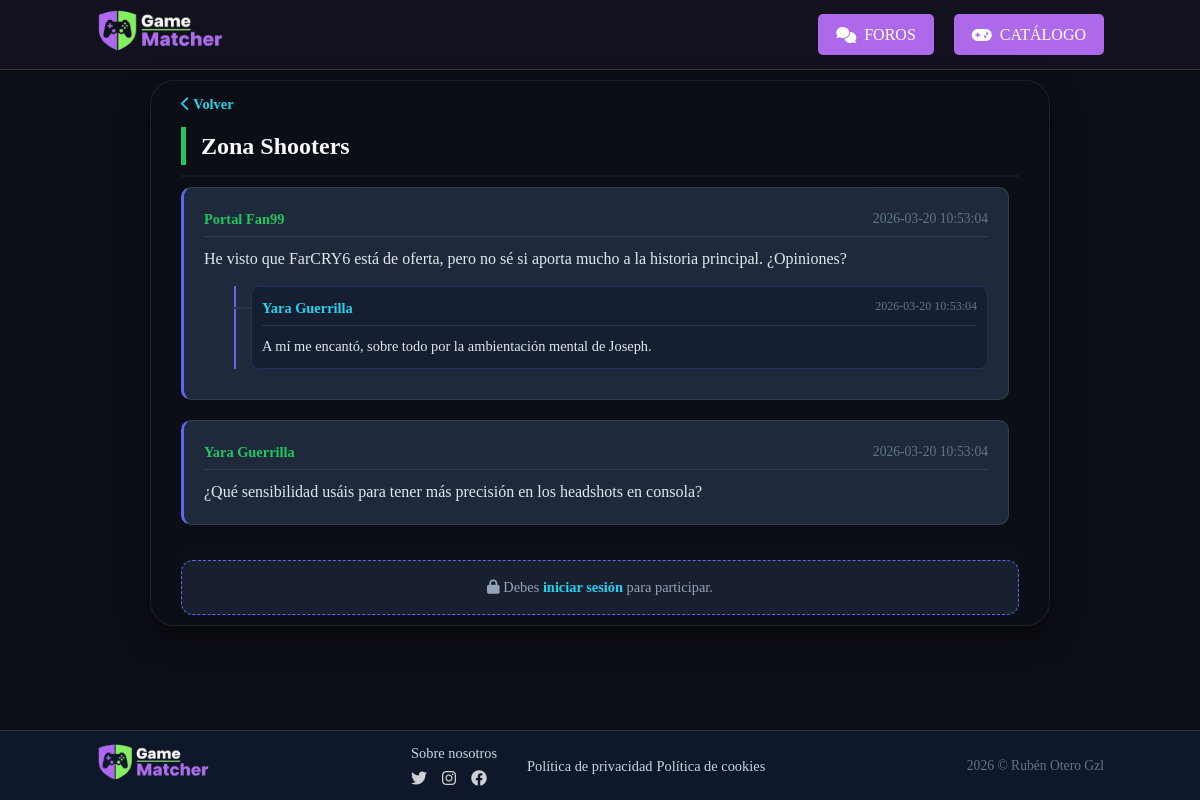
Page /index.php?controller=Foro&action=ver&id=2 on the committed database.
### tables this page shows
CREATE TABLE `FORO` (
  `id_foro` int NOT NULL,
  `titulo` varchar(255) NOT NULL,
  `descripcion` text,
  `tipo_entidad` enum('juego','categoria','global') NOT NULL,
  `relacion_id` int DEFAULT NULL,
  `data_creacion` timestamp NULL DEFAULT CURRENT_TIMESTAMP,
  `data_edicion` timestamp NULL DEFAULT NULL ON UPDATE CURRENT_TIMESTAMP
);

CREATE TABLE `POST` (
  `id_post` int NOT NULL,
  `id_foro` int NOT NULL,
  `id_usuario` int NOT NULL,
  `titulo` varchar(255) NOT NULL,
  `contido` text,
  `data_publicacion` timestamp NULL DEFAULT CURRENT_TIMESTAMP,
  `data_edicion` timestamp NULL DEFAULT NULL ON UPDATE CURRENT_TIMESTAMP
);

CREATE TABLE `USUARIO` (
  `id_usuario` int NOT NULL,
  `nombre` varchar(100) NOT NULL,
  `contrasenha` varchar(255) NOT NULL,
  `email` varchar(150) NOT NULL,
  `tipo_usuario` enum('free','premium','admin') DEFAULT 'free',
  `stripe_customer_id` varchar(255) DEFAULT NULL,
  `estado_suscripcion_id` int DEFAULT '0',
  `activo` tinyint(1) DEFAULT '1',
  `data_rexistro` timestamp NULL DEFAULT CURRENT_TIMESTAMP
);

CREATE TABLE `COMENTARIO` (
  `id_comentario` int NOT NULL,
  `id_post` int NOT NULL,
  `id_usuario` int NOT NULL,
  `contenido` text NOT NULL,
  `data_publicacion` timestamp NULL DEFAULT CURRENT_TIMESTAMP,
  `data_edicion` timestamp NULL DEFAULT NULL ON UPDATE CURRENT_TIMESTAMP
);

### app/controller/ForoController.php (called while the page is built, shortened)
<?php
require_once MODEL_PATH . "Foro.php";
class ForoController
{
    private $model;
    public function __construct()
    {
        $this->model = new Foro();
    }
    public function ver()
    {
        $id_foro = filter_input(INPUT_GET, 'id', FILTER_VALIDATE_INT);
        $foro = $this->model->getForoById($id_foro);
        $mensajes = $this->model->getMensajesEstructurados($id_foro);
        include_once VIEW_PATH . "detalle_foro.php";
    }
}

### app/model/Conexion.php (called while the page is built, shortened)
<?php
class Conexion {
    public function conectar() {
        try {
            $pdo = new PDO(DSN,USER,PASS);
            return $pdo;
        } catch (PDOException $e) {
            die("Error crítico: " . $e->getMessage());
        }
    }
}

### app/model/Foro.php (called while the page is built, shortened)
<?php
require_once __DIR__ . '/Conexion.php';
class Foro
{
    private $db;
    public function __construct()
    {
        $this->db = (new Conexion())->conectar();
    }
    public function getForoById($id)
    {
        $sql = "SELECT * FROM FORO WHERE id_foro = ?";
        $stmt = $this->db->prepare($sql);
        $stmt->execute([$id]);
        return $stmt->fetch(PDO::FETCH_ASSOC);
    }
    public function getMensajesEstructurados($id_foro)
    {
        $sql = "SELECT p.id_post, p.id_usuario, p.contido as contenido, u.nombre, p.data_publicacion as fecha
        FROM POST p
        JOIN USUARIO u ON p.id_usuario = u.id_usuario
        WHERE p.id_foro = ?
        ORDER BY p.data_publicacion DESC";
        $stmt = $this->db->prepare($sql);
        $stmt->execute([$id_foro]);
        $posts = $stmt->fetchAll(PDO::FETCH_ASSOC);
        foreach ($posts as &$post) {
            $sql_comentarios = "SELECT c.id_comentario AS id_post, c.id_usuario, c.contenido, u.nombre, c.data_publicacion as fecha
                        FROM COMENTARIO c
                        JOIN USUARIO u ON c.id_usuario = u.id_usuario
                        WHERE c.id_post = ?
                        ORDER BY c.data_publicacion ASC";
            $stmt_com = $this->db->prepare($sql_comentarios);
            $stmt_com->execute([$post['id_post']]);
            $post['respuestas'] = $stmt_com->fetchAll(PDO::FETCH_ASSOC);
        }
        return $posts;
    }
}

### app/view/detalle_foro.php (the view, shortened to what this page needs)
<!DOCTYPE html>
<html lang="es">
<head>
    <link rel="stylesheet" href="assets/css/detalle_foro.css">
    <link rel="stylesheet" href="https://cdnjs.cloudflare.com/ajax/libs/font-awesome/6.0.0/css/all.min.css">
</head>
<body class="detail-page">
    <div class="desktop-only">
        <header class="main-header">
            <div class="logo">
                <a href="index.php?controller=Main&action=principal">
                    <img src="assets/img/logo.png" alt="GameMatcher Logo">
                </a>
            </div>
            <nav class="nav-menu">
                <a href="index.php?controller=Foro&action=listar" class="btn-header-alt"><i class="fas fa-comments"></i> FOROS</a>
                <a href="index.php?controller=Games&action=catalogo" class="btn-header-alt"><i class="fas fa-gamepad"></i> CATÁLOGO</a>
            </nav>
        </header>
        <main class="container">
            <section class="foro-main-card">
                <div class="foro-header-detail">
                    <a href="index.php?controller=Foro&action=listar" class="btn-back"><i class="fas fa-chevron-left"></i> Volver</a>
                    <h1><?= htmlspecialchars($foro['titulo']); ?></h1>
                </div>
                <div class="mensajes-wrapper">
                    <?php if (empty($mensajes)): ?>
                        <div class="empty-state">
                            <i class="fas fa-comment-dots"></i>
                            <p>¡Aún no hay mensajes! Sé el primero en abrir el debate.</p>
                        </div>
                    <?php else: ?>
                        <?php foreach ($mensajes as $m): ?>
                            <div class="post-card">
                                <div class="post-meta">
                                    <span class="post-author"><?= htmlspecialchars($m['nombre']) ?></span>
                                    <span class="post-date"><?= htmlspecialchars($m['fecha']) ?></span>
                                </div>
                                <div class="post-body" id="contenido-<?= $m['id_post'] ?>">
                                    <?= nl2br(htmlspecialchars($m['contenido'])) ?>
                                </div>
                                <?php if (!empty($m['respuestas'])): ?>
                                    <div class="respuestas-hilo" style="margin-left: 30px; margin-top: 15px; border-left: 2px solid var(--gamer-purple); padding-left: 15px;">
                                        <?php foreach ($m['respuestas'] as $r): ?>
                                            <div class="reply-card" style="background: rgba(255,255,255,0.02); padding: 10px; border-radius: 8px; margin-bottom: 10px;">
                                                <div class="post-meta" style="font-size: 0.75rem;">
                                                    <span class="post-author" style="color: var(--gamer-cyan) !important;"><?= htmlspecialchars($r['nombre']) ?></span>
                                                    <span class="post-date"><?= htmlspecialchars($m['fecha']) ?></span>
                                                </div>
                                                <div class="post-body" style="font-size: 0.9rem;" id="contenido-<?= $r['id_post'] ?>"> <?= nl2br(htmlspecialchars($r['contenido'])) ?>
                                                </div>
                                            </div>
                                        <?php endforeach; ?>
                                    </div>
                                <?php endif; ?>
                            </div>
                        <?php endforeach; ?>
                    <?php endif; ?>
                </div>
                <div class="reply-area">
                    <?php if (isset($_SESSION['id_usuario'])): ?>
                        <div id="form-mode-indicator" style="display:none; color: var(--gamer-cyan); margin-bottom: 10px; font-size: 0.9rem;">
                            <span id="mode-text"></span>
                            <button type="button" onclick="resetForm()" style="color: #ff4444; background: none; border: none; cursor: pointer; margin-left: 10px;">[Cancelar]</button>
                        </div>
                        <form id="foro-form" action="index.php?controller=Foro&action=postear" method="POST">
                            <input type="hidden" name="id_foro" value="<?= $foro['id_foro']; ?>">
                            <input type="hidden" name="id_post" id="form-target-id" value=""> <input type="hidden" name="id_post_padre" id="id_post_padre" value="">
                            <div id="title-container-desktop">
                                <input type="text" name="titulo" id="post-title" placeholder="Título del debate..." required
                                    style="width: 100%; padding: 12px; margin-bottom: 10px; border-radius: 8px; background: rgba(255,255,255,0.05); border: 1px solid var(--gamer-purple); color: white; outline: none;">
                            </div>
                            <textarea name="contenido" id="main-textarea" placeholder="¿Qué está pasando?" required></textarea>
                            <button type="submit" id="submit-btn" class="btn-enviar">PUBLICAR <i class="fas fa-paper-plane"></i></button>
                        </form>
                    <?php else: ?>
                        <div class="login-required-notice">
                            <p><i class="fas fa-lock"></i> Debes <a href="index.php?controller=User&action=login">iniciar sesión</a> para participar.</p>
                        </div>
                    <?php endif; ?>
                </div>
            </section>
        </main>
        <?php include_once("footer_desktop.php"); ?>
    </div>
</body>
</html>

### assets/css/detalle_foro.css (style rules this page uses)
:root { --bg-dark-core: #0d0f17; --gamer-purple: #6366f1; --gamer-pink: #d946ef; --gamer-cyan: #22d3ee; --gamer-green: #22c55e; --gamer-dark-blue: #1e293b; --card-glass: rgba(13, 15, 23, 0.95); --text-neon: #e2e8f0; --text-main: #f8fafc; --text-dim: #94a3b8; --neon-shadow: 0 0 15px rgba(139, 92, 246, 0.4); --border-soft: rgba(255, 255, 255, 0.08); }
body.detail-page { background-color: var(--bg-dark-core); color: var(--text-main); margin: 0; font-family: inherit; }
.foro-main-card { width: 100%; max-width: 900px; margin: 10px auto; background: var(--card-glass); backdrop-filter: blur(10px); border: 1px solid var(--border-soft); border-radius: 24px; padding: 10px 30px 10px 30px; box-shadow: 0 10px 30px rgba(0, 0, 0, 0.5); box-sizing: border-box; }
.foro-header-detail { border-bottom: 2px solid rgba(255, 255, 255, 0.05); padding-bottom: 10px; margin-bottom: 10px; max-height: fit-content; }
.foro-header-detail h1 { font-size: 1.5rem; font-weight: 900; margin-top: 10px; color: var(--text-main); border-left: 5px solid var(--gamer-green); padding-left: 15px; }
.btn-back { text-decoration: none; color: var(--gamer-cyan); font-weight: bold; font-size: 0.9rem; transition: 0.3s; }
.post-card { background: #1e293b; border: 1px solid rgba(255, 255, 255, 0.1); border-left: 3px solid var(--gamer-purple); border-radius: 10px; padding: 20px; margin-bottom: 20px; transition: background 0.2s; }
.desktop-only { max-height: 100vh; }
.container { padding: 0; display: flex; flex: 1; }
.post-meta { display: flex; justify-content: space-between; font-size: 0.85rem; margin-bottom: 10px; border-bottom: 1px solid rgba(255, 255, 255, 0.1); padding-bottom: 5px; }
.post-author { font-weight: bold; color: #22c55e !important; font-size: 0.9rem; }
.post-date { color: #64748b; }
.post-body { color: var(--text-neon); line-height: 1.5; }
.reply-area, .mobile-reply { margin-top: 5px; }
.respuestas-hilo { margin-left: 40px; margin-top: 10px; border-left: 2px solid #6366f1; padding-left: 20px; }
.reply-card { background: rgba(15, 23, 42, 0.5) !important; border: 1px solid var(--border-soft); border-radius: 8px; padding: 12px; margin-bottom: 8px; margin-top: 10px; position: relative; border: 1px solid rgba(99, 102, 241, 0.2); }
.reply-card::before { content: ""; position: absolute; left: -20px; top: 20px; width: 20px; height: 2px; background: #2d3748; }
.mensajes-wrapper { max-height: 45vh; overflow-y: auto; padding-right: 10px; scrollbar-width: thin; scrollbar-color: var(--gamer-purple) transparent; scroll-behavior: smooth; }
.reply-area { padding-top: 10px; background: var(--card-glass); }
.login-required-notice { background: rgba(30, 41, 59, 0.7); border: 1px dashed var(--gamer-purple); border-radius: 12px; padding: 15px; text-align: center; color: var(--text-dim); font-size: 0.9rem; }
.login-required-notice a { color: var(--gamer-cyan); text-decoration: none; font-weight: bold; border-bottom: 1px solid transparent; transition: 0.3s; }

### assets/css/lista_foros.css (style rules this page uses)
:root { --primary-color: #ae69ea; --secondary-color: #a685ff; --bg-dark-m: #1e293b; --primary-lila-m: #6d6eff; --btn-purple-m: #6366f1; --text-white-m: #ffffff; --figma-blue: #94a3b8; --text-dark: #1e293b; --text-muted: #334155; --text-header: #0f172a; --text-gray-pc: #cbd5e1; }
* { box-sizing: border-box; margin: 0; padding: 0; }
body { font-family: "Roboto", sans-serif; background-color: var(--bg-dark-m); color: white; line-height: 1.6; overflow-x: hidden; }
body.detail-page { display: block; min-height: 100vh; }
.desktop-only { display: flex; flex-direction: column; min-height: 100vh; width: 100%; }
.main-header { display: flex; justify-content: space-between; align-items: center; padding: 0 8%; background-color: rgba(18, 18, 32, 0.95); height: 70px; border-bottom: 1px solid #333; }
.logo img { height: 45px; }
.nav-menu { display: flex; gap: 20px; }
.btn-header-alt { text-decoration: none; color: white; background: var(--primary-color); padding: 8px 18px; border-radius: 5px; font-weight: 500; display: flex; align-items: center; gap: 8px; transition: 0.3s; }
.container, .mobile-body { flex: 1; padding: 40px 20px; display: flex; justify-content: center; align-items: flex-start; width: 100%; }

### rows in the picture
foro: titulo "Zona Shooters"
post: id_usuario.nombre "Portal Fan99", data_publicacion "2026-03-20 10:53:04", contido "He visto que FarCRY6 está de oferta, pero no sé si aporta mucho a la historia principal. ¿Opiniones?"
comentario: id_usuario.nombre "Yara Guerrilla", id_post.data_publicacion "2026-03-20 10:53:04", contenido "A mí me encantó, sobre todo por la ambientación mental de Joseph."
post: id_usuario.nombre "Yara Guerrilla", data_publicacion "2026-03-20 10:53:04", contido "¿Qué sensibilidad usáis para tener más precisión en los headshots en consola?"
